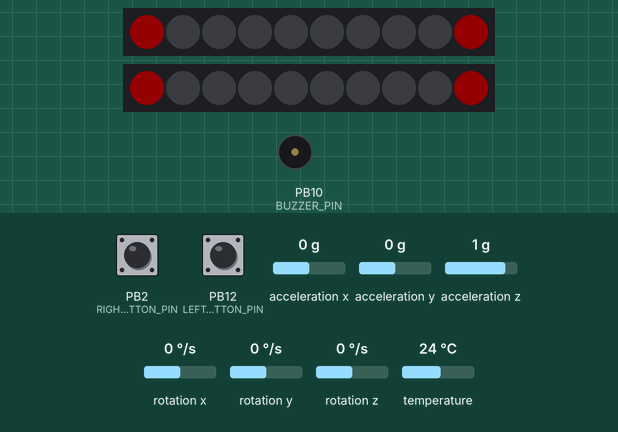
Recording of a sketch running on a simulated STM32 Blue Pill. Parts: 2 × 10 RGB LEDs in strip order, left to right, buzzer (waves = sounding, pin HIGH). Inputs (shaded band) come from the test bench; at power-on: PB2 (RIGHT_BUTTON_PIN) LOW, acceleration x 0 g, acceleration z 1 g, PB12 (LEFT_BUTTON_PIN) LOW, acceleration y 0 g, rotation x 0 °/s, rotation y 0 °/s, rotation z 0 °/s, temperature 24 °C. Dim RGB values are drawn brighter than linear; EEPROM starts erased.

Above: at 1.7 s.
3.0 s: PB2 (RIGHT_BUTTON_PIN) pulled HIGH for 1 s
At 4.3 s:
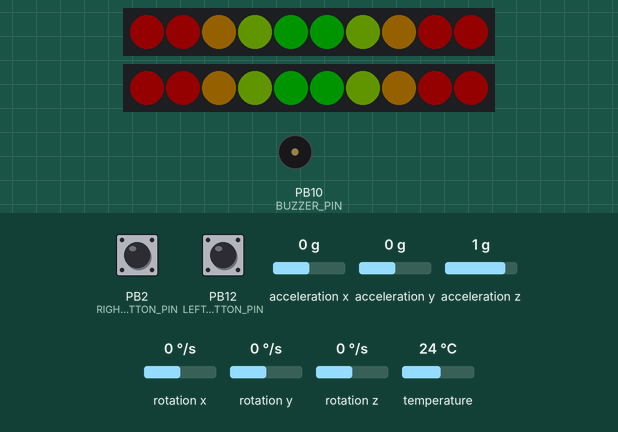
6.5 s: acceleration x set to -1.1 g
At 7.2 s:
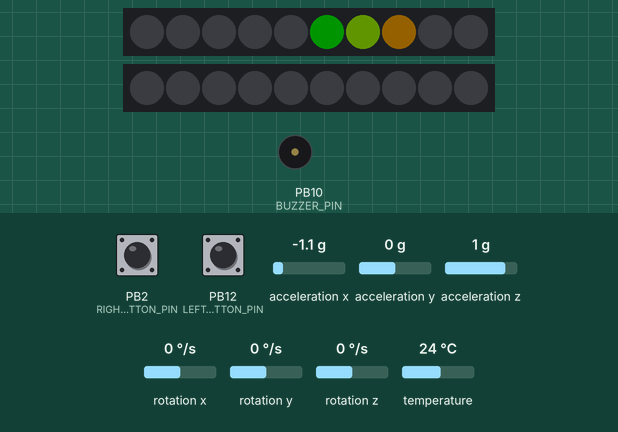
8.1 s: acceleration x set to -1.4 g
At 8.26 s:
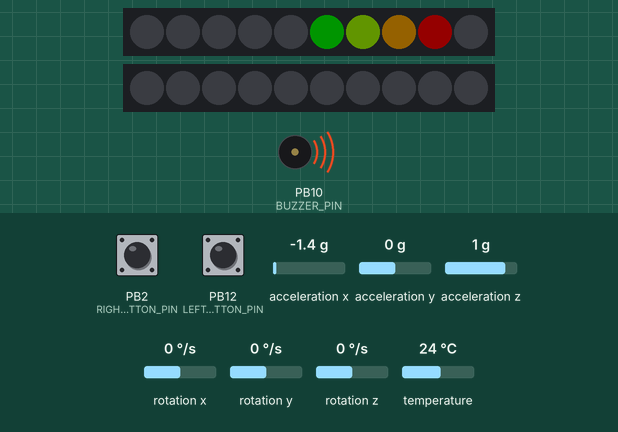
10.2 s: acceleration z set to -1.4 g
At 10.44 s:
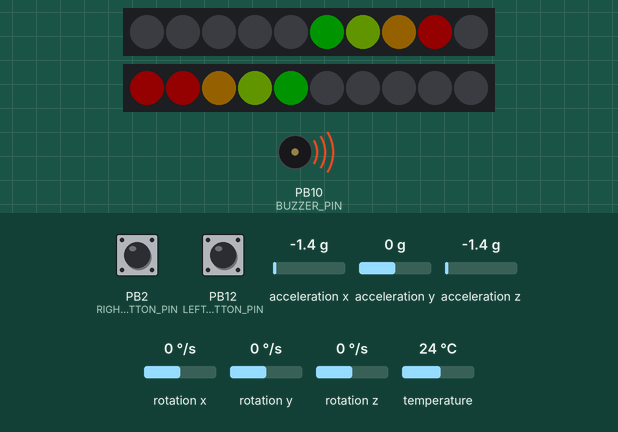
12.1 s: PB12 (LEFT_BUTTON_PIN) pulled HIGH for 3.2 s
At 15.7 s:
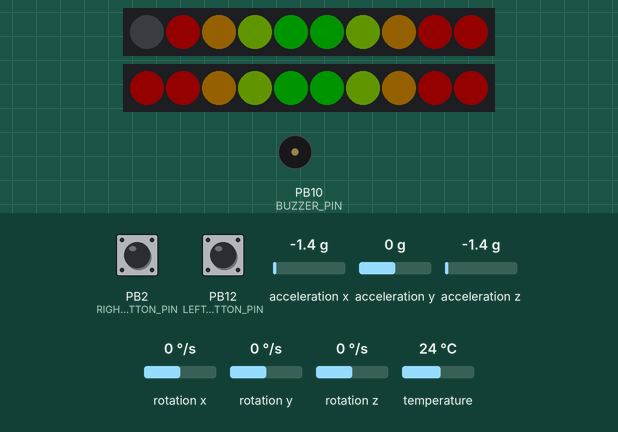
15.9 s: acceleration z set to 0 g
At 16.9 s:
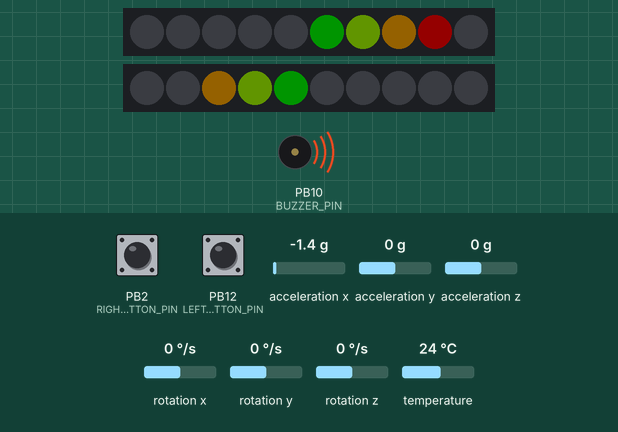
Timing chart, 0 to 19.5 s (numbered marks = the images above; inputs shaded):
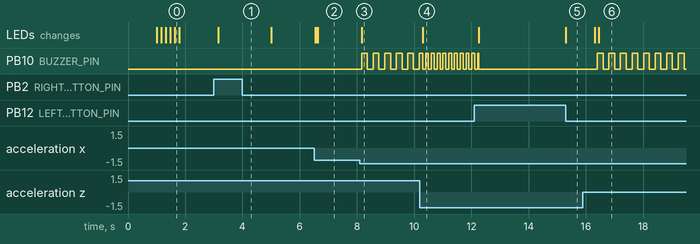

The sketch:

gMeter.ino
```cpp
#include <Adafruit_MPU6050.h>
#include <Adafruit_Sensor.h>
#include <Wire.h>
#include <Adafruit_NeoPixel.h>
#include <EEPROM.h>

const int H_STRIP_PIN = PB5;      //
const int V_STRIP_PIN = PC14;     //
const int BUZZER_PIN = PB10;      //
const int BUTTON_PIN = PA3;       //
const int LEFT_BUTTON_PIN = PB12; //
const int RIGHT_BUTTON_PIN = PB2; //
const int SENS_ADDRESS = 0;       // EEPROM address of sens
const int PIXELS_PER_STRIP = 10;  //
const int BRIGHTNESS = 20;        // 0-255
const int SLOWINTERVAL = 200;     // ms
const int FASTINTERVAL = 100;     // ms
const int N_SAMPLES = 50;         // average samples
const double MIN_LIMIT = 1.0;     // m/s2
const double MAX_LIMIT = 15.0;    // m/s2
const bool DEBUG_MODE = false;    //

Adafruit_MPU6050 mpu;
Adafruit_NeoPixel hStrip(PIXELS_PER_STRIP, H_STRIP_PIN, NEO_GRB + NEO_KHZ800);
Adafruit_NeoPixel vStrip(PIXELS_PER_STRIP, V_STRIP_PIN, NEO_GRB + NEO_KHZ800);

const uint32_t COLOR[5] = {
    0x00ff00,  // green
    0xaaff00,  // greenish yellow
    0xffaa00,  // orange
    0xff0000,  // red
    0xff0000}; // red

int interval = 0,
    sens = 0,
    currentIndex = 0;
bool timeStarted = 0,
     beepState = 0;
double xOffset = 0,
       yOffset = 0,
       zOffset = 0,
       limit,
       xCalibrated[N_SAMPLES] = {0},
       resultant[N_SAMPLES] = {0},
       xTotal = 0,
       resultantTotal = 0;
unsigned long tBeep = 0,
              startPushTime = 0;

void setup(void)
{
    hStrip.begin();
    vStrip.begin();

    hStrip.setBrightness(BRIGHTNESS);
    vStrip.setBrightness(BRIGHTNESS);

    pinMode(BUTTON_PIN, INPUT_PULLDOWN);
    pinMode(LEFT_BUTTON_PIN, INPUT_PULLDOWN);
    pinMode(RIGHT_BUTTON_PIN, INPUT_PULLDOWN);
    pinMode(BUZZER_PIN, OUTPUT);
    // pinMode(PA0, INPUT_PULLUP);

    // for testing the strip
    // if (!digitalRead(PA0))
    // {
    //     while (!digitalRead(PA0))
    //         ;
    //     int mode = 0;
    //     const uint32_t TEST_COLOR[4] = {
    //         hStrip.Color(255, 255, 255),
    //         hStrip.Color(255, 0, 0),
    //         hStrip.Color(0, 255, 0),
    //         hStrip.Color(0, 0, 255),
    //     };
    //     while (1)
    //     {
    //         if (pushed(RIGHT_BUTTON_PIN, HIGH, 5, true))
    //             mode++;
    //         if (pushed(LEFT_BUTTON_PIN, HIGH, 5, true))
    //             mode--;
    //         if (mode < 0)
    //             mode = 4;
    //         if (mode > 4)
    //             mode = 0;
    //
    //         switch (mode)
    //         {
    //         case 4:
    //             while (!digitalRead(LEFT_BUTTON_PIN) && !digitalRead(RIGHT_BUTTON_PIN))
    //             {
    //                 for (int i = 0; i <= 65535 && !digitalRead(LEFT_BUTTON_PIN) && !digitalRead(RIGHT_BUTTON_PIN); i += 16)
    //                 {
    //                     hStrip.rainbow(i, -1, 255, 255, true);
    //                     hStrip.show();
    //                     vStrip.rainbow(i, -1, 255, 255, true);
    //                     vStrip.show();
    //                 }
    //             }
    //             break;
    //         default:
    //             hStrip.fill(TEST_COLOR[mode]);
    //             vStrip.fill(TEST_COLOR[mode]);
    //             hStrip.show();
    //             vStrip.show();
    //             break;
    //         }
    //
    //         if (pushed(PA0, LOW, 5, true))
    //             break;
    //     }
    // }

    sens = EEPROM.read(SENS_ADDRESS);
    limit = (double)sens * (MAX_LIMIT - MIN_LIMIT) / 20.0 + MIN_LIMIT;

    delay(1000);

    if (DEBUG_MODE)
        Serial.begin(115200);

    if (!mpu.begin())
    {
        if (DEBUG_MODE)
            Serial.println("Failed to find MPU6050 chip");
        while (1)
        {
            delay(10);
        }
    }

    mpu.setAccelerometerRange(MPU6050_RANGE_8_G);
    mpu.setGyroRange(MPU6050_RANGE_500_DEG);
    mpu.setFilterBandwidth(MPU6050_BAND_21_HZ);

    calibrate(false);
}

void loop(void)
{
    // read from sensors
    sensors_event_t a, g, temp;
    mpu.getEvent(&a, &g, &temp);

    // extract accelerations
    double xReading = (double)a.acceleration.x;
    double yReading = (double)a.acceleration.y;
    double zReading = (double)a.acceleration.z;

    // subtract the sample from total
    xTotal -= xCalibrated[currentIndex];
    resultantTotal -= resultant[currentIndex];

    // compute calibrated
    xCalibrated[currentIndex] = xReading - xOffset;

    double yCalibrated = yReading - yOffset;
    double zCalibrated = zReading - zOffset;
    resultant[currentIndex] = sqrt(pow(yCalibrated, 2) + pow(zCalibrated, 2));
    // set the sign
    if (zCalibrated >= 0)
        resultant[currentIndex] *= -1;

    // add the sample
    xTotal += xCalibrated[currentIndex];
    resultantTotal += resultant[currentIndex];

    // compute average
    double xAvg = xTotal / N_SAMPLES;
    double resultantAvg = resultantTotal / N_SAMPLES;

    // compute levels from accelerations
    int xLevel = -1 * rawToLevel(xAvg, limit, 5);
    int yLevel = rawToLevel(resultantAvg, limit, 5);

    // display on x axis
    if (xLevel < 0)
    {
        hStrip.fill(hStrip.Color(0, 0, 0), 5, 5);
        int ledIndex = 0, level = -5;
        for (ledIndex, level; level < xLevel; ledIndex++, level++)
        {
            hStrip.setPixelColor(ledIndex, hStrip.Color(0, 0, 0));
        }
        for (ledIndex, level; level < 0; ledIndex++, level++)
        {
            hStrip.setPixelColor(ledIndex, COLOR[level * -1 - 1]);
        }
    }
    else
    {
        hStrip.fill(hStrip.Color(0, 0, 0), 0, 5);
        int ledIndex = 9, level = 5;
        for (ledIndex, level; level > xLevel; ledIndex--, level--)
        {
            hStrip.setPixelColor(ledIndex, hStrip.Color(0, 0, 0));
        }
        for (ledIndex, level; level > 0; ledIndex--, level--)
        {
            hStrip.setPixelColor(ledIndex, COLOR[level - 1]);
        }
    }

    // display on y axis
    if (yLevel < 0)
    {
        vStrip.fill(vStrip.Color(0, 0, 0), 0, 5);
        int ledIndex = 9, level = -5;
        for (ledIndex, level; level < yLevel; ledIndex--, level++)
        {
            vStrip.setPixelColor(ledIndex, vStrip.Color(0, 0, 0));
        }
        for (ledIndex, level; level < 0; ledIndex--, level++)
        {
            vStrip.setPixelColor(ledIndex, COLOR[level * -1 - 1]);
        }
    }
    else
    {
        vStrip.fill(vStrip.Color(0, 0, 0), 5, 5);
        int ledIndex = 0, level = 5;
        for (ledIndex, level; level > yLevel; ledIndex++, level--)
        {
            vStrip.setPixelColor(ledIndex, vStrip.Color(0, 0, 0));
        }
        for (ledIndex, level; level > 0; ledIndex++, level--)
        {
            vStrip.setPixelColor(ledIndex, COLOR[level - 1]);
        }
    }

    // conditions for buzzer
    if (xLevel == -5 || xLevel == 5 || yLevel == -5 || yLevel == 5)
    {
        interval = FASTINTERVAL;
    }
    else if (xLevel == -4 || xLevel == 4 || yLevel == -4 || yLevel == 4)
    {
        interval = SLOWINTERVAL;
    }
    else
    {
        interval = 0;
    }

    int pushState = (int)digitalRead(LEFT_BUTTON_PIN) + (int)digitalRead(RIGHT_BUTTON_PIN);

    if (pushState > 0 && !timeStarted)
    {
        startPushTime = millis();
        timeStarted = true;
    }
    else if (pushState == 0)
    {
        timeStarted = false;
    }

    if (pushState == 1 && millis() - startPushTime >= 150)
    {
        adjustSens();
        timeStarted = false;
    }
    if (pushState == 2 && millis() - startPushTime >= 150)
    {
        calibrate(true);
        timeStarted = false;
    }

    beep(interval);
    hStrip.show();
    vStrip.show();

    if (DEBUG_MODE)
    {
        Serial.print(xReading);
        Serial.print("\t");
        Serial.print(xCalibrated[currentIndex]);
        Serial.print("\t");
        Serial.print(yReading);
        Serial.print("\t");
        Serial.print(yCalibrated);
        Serial.print("\t");
        Serial.print(zReading);
        Serial.print("\t");
        Serial.print(zCalibrated);
        Serial.print("\t");
        Serial.print(limit);
        Serial.print("\t");
        Serial.print(xAvg);
        Serial.print("\t");
        Serial.print(xLevel);
        Serial.print("\t");
        Serial.print(resultantAvg);
        Serial.print("\t");
        Serial.print(yLevel);
        Serial.print("\t");
        Serial.print(pushState);
        Serial.println();
    }

    currentIndex++;
    if (currentIndex >= N_SAMPLES)
        currentIndex = 0;
}

void beep(unsigned long interval)
{
    if (interval > 0)
    {
        if (millis() - tBeep >= interval)
        {
            if (beepState)
            {
                digitalWrite(BUZZER_PIN, LOW);
            }
            else
            {
                digitalWrite(BUZZER_PIN, HIGH);
            }
            beepState = !beepState;
            tBeep = millis();
        }
    }
    else
    {
        digitalWrite(BUZZER_PIN, LOW);
    }
}

int rawToLevel(double raw, double maxRaw, int level)
{
    int i;
    if (raw < 0)
    {
        for (i = 0; i > -1 * level; i--)
        {
            if (raw > maxRaw / level * i - maxRaw / level)
                return i;
        }
    }
    else
    {
        for (i = 0; i < level; i++)
        {
            if (raw < maxRaw / level * i + maxRaw / level)
                return i;
        }
    }
    return i;
}

void calibrate(bool redFlash)
{
    digitalWrite(BUZZER_PIN, LOW);
    if (DEBUG_MODE)
        Serial.println("calibrate");

    hStrip.clear();
    vStrip.clear();
    hStrip.show();
    vStrip.show();

    // animate wait
    if (redFlash)
        for (int i = 0; i < 5; i++)
        {
            vStrip.setPixelColor(0, vStrip.Color(255, 0, 0));
            vStrip.show();
            delay(200);
            vStrip.clear();
            vStrip.show();
            delay(200);
        }

    xOffset = 0;
    yOffset = 0;
    zOffset = 0;
    int sampleCount;

    for (sampleCount = 0; sampleCount < 200; sampleCount++)
    {
        sensors_event_t a, g, temp;
        mpu.getEvent(&a, &g, &temp);

        xOffset += (double)a.acceleration.x;
        yOffset += (double)a.acceleration.y;
        zOffset += (double)a.acceleration.z;

        int progress = sampleCount / 40;
        hStrip.clear();
        vStrip.clear();
        hStrip.setPixelColor(4 - progress, COLOR[progress]);
        hStrip.setPixelColor(5 + progress, COLOR[progress]);
        vStrip.setPixelColor(4 - progress, COLOR[progress]);
        vStrip.setPixelColor(5 + progress, COLOR[progress]);
        hStrip.show();
        vStrip.show();

        delay(1);
    }

    hStrip.clear();
    vStrip.clear();
    hStrip.show();
    vStrip.show();

    xOffset /= sampleCount;
    yOffset /= sampleCount;
    zOffset /= sampleCount;
}

void adjustSens(void)
{
    digitalWrite(BUZZER_PIN, LOW);
    if (DEBUG_MODE)
        Serial.println("adjust sens");

    displaySens();

    unsigned long startTime = millis();
    while (millis() - startTime < 1000)
    {
        if (pushed(LEFT_BUTTON_PIN, HIGH, 5, true))
        {
            sens--;
            if (sens < 0)
                sens = 0;
            startTime = millis();
            displaySens();
            if (DEBUG_MODE)
                Serial.println(sens);
        }
        if (pushed(RIGHT_BUTTON_PIN, HIGH, 5, true))
        {
            sens++;
            if (sens > 20)
                sens = 20;
            startTime = millis();
            displaySens();
            if (DEBUG_MODE)
                Serial.println(sens);
        }
    }
    EEPROM.write(SENS_ADDRESS, sens);
    limit = (double)sens * (MAX_LIMIT - MIN_LIMIT) / 20.0 + MIN_LIMIT;
}

bool pushed(int pin, bool heldState, unsigned long debounce, bool wait)
{
    unsigned long start = millis();
    while (digitalRead(pin) == heldState)
    {
        if (millis() - start > debounce)
        {
            if (wait)
                while (digitalRead(pin) == heldState)
                    ;
            return true;
        }
    }
    return false;
}

void displaySens(void)
{
    hStrip.clear();
    vStrip.clear();

    int left = sens / 4;
    int right = (sens + 2) / 4;
    int up = (sens + 3) / 4;
    int down = (sens + 1) / 4;

    for (int index = 4, level = 0; level < left; index--, level++)
    {
        hStrip.setPixelColor(index, COLOR[level]);
    }
    for (int index = 5, level = 0; level < right; index++, level++)
    {
        hStrip.setPixelColor(index, COLOR[level]);
    }
    for (int index = 4, level = 0; level < up; index--, level++)
    {
        vStrip.setPixelColor(index, COLOR[level]);
    }
    for (int index = 5, level = 0; level < down; index++, level++)
    {
        vStrip.setPixelColor(index, COLOR[level]);
    }

    hStrip.show();
    vStrip.show();
}
```

Measured:
- the behaviour switches between -1.2 and -1.3 g on acceleration x (found by bisection; images 2 and 3)
- after the input at 3.0 s, the LEDs: change after 0.15 s (image 1)
- after the input at 6.5 s, the LEDs: first change at once (image 2 shows a later state)
- after the input at 8.1 s, PB10 (BUZZER_PIN): alternates HIGH for 0.20 s and LOW for 0.20 s, starting after 0.06 s; the LEDs: change after 0.06 s (image 3)
- after the input at 10.2 s, PB10 (BUZZER_PIN): alternates HIGH for 0.10 s and LOW for 0.10 s, starting after 0.10 s; the LEDs: change after 0.10 s (image 4)
- after the input at 12.1 s, the LEDs: first change after 0.15 s (image 5 shows a later state)
- after the input at 15.9 s, PB10 (BUZZER_PIN): alternates HIGH for 0.20 s and LOW for 0.20 s, starting after 0.70 s; the LEDs: first differ from a run without the input after 0.54 s (image 6)
